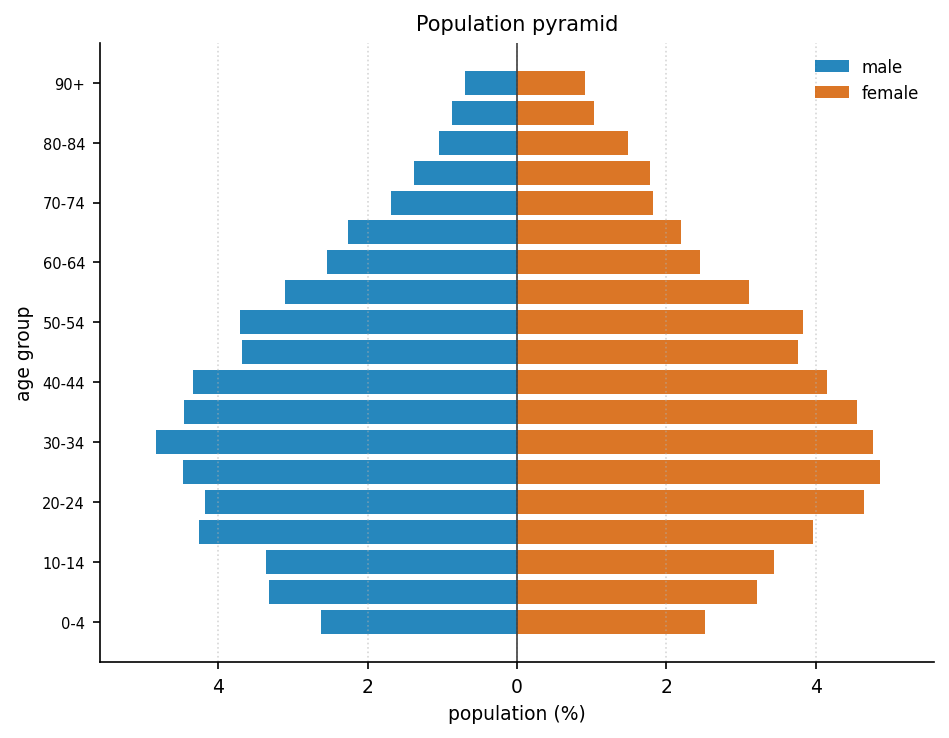

The Python source for this figure:
"""population_pyramid: 人口金字塔/双向对比条形图."""
import sys, os; sys.path.insert(0, os.path.join(os.path.dirname(os.path.abspath(__file__)), '..', '..', '_utils', 'python'))
import numpy as np
import matplotlib.pyplot as plt
from theme import apply_theme
from palette import cycle

def make_figure(title='Population pyramid'):
    apply_theme()
    rng = np.random.default_rng(1)
    ages = [f'{i*5}-{i*5+4}' for i in range(18)] + ['90+']
    n = len(ages)
    base = 4.2*np.exp(-((np.arange(n) - 6)/7.5)**2) + 0.4
    male = base*(1 + rng.uniform(-0.08, 0.08, n))
    female = base*(1 + rng.uniform(-0.08, 0.08, n)); female[-4:] *= 1.25
    y = np.arange(n)
    fig, ax = plt.subplots(figsize=(6.4, 5))
    ax.barh(y, -male, color=cycle(0), alpha=0.85, label='male')
    ax.barh(y, female, color=cycle(1), alpha=0.85, label='female')
    ax.axvline(0, color='0.25', lw=0.8)
    ax.set_yticks(y[::2]); ax.set_yticklabels(ages[::2], fontsize=7)
    mx = max(male.max(), female.max())*1.15
    ax.set_xlim(-mx, mx)
    xticks = ax.get_xticks()
    ax.set_xticks(xticks)
    ax.set_xticklabels([f'{abs(v):.0f}' for v in xticks])
    ax.set_xlabel('population (%)'); ax.set_ylabel('age group')
    ax.set_title(title); ax.legend(); ax.grid(True, axis='x', linestyle=':', alpha=0.5)
    fig.tight_layout()
    return fig

if __name__ == '__main__':
    fig = make_figure(); fig.savefig(__file__.replace('.py', '.png'), dpi=150)
